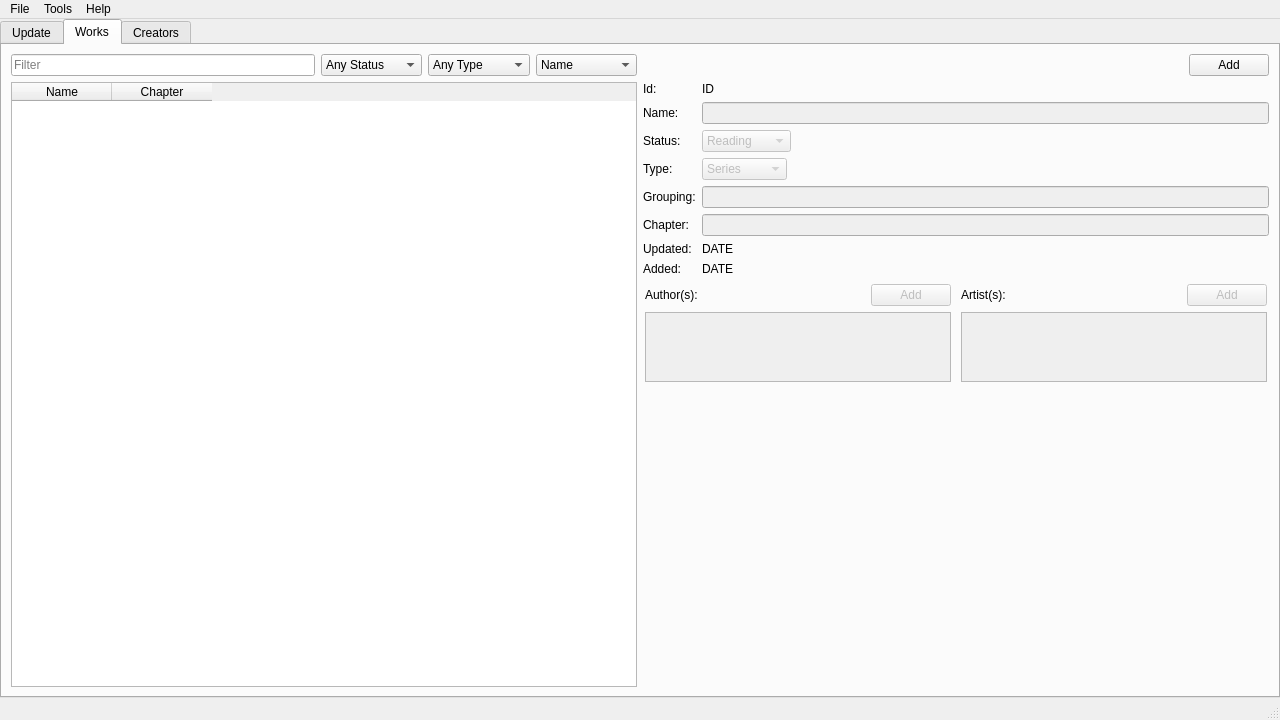
<?xml version="1.0" encoding="UTF-8"?>
<ui version="4.0">
 <class>MainWindow</class>
 <widget class="QMainWindow" name="MainWindow">
  <property name="geometry">
   <rect>
    <x>0</x>
    <y>0</y>
    <width>1280</width>
    <height>720</height>
   </rect>
  </property>
  <property name="minimumSize">
   <size>
    <width>640</width>
    <height>480</height>
   </size>
  </property>
  <property name="windowTitle">
   <string>Tracker</string>
  </property>
  <property name="windowIcon">
   <iconset resource="../../../resources/resources.qrc">
    <normaloff>:/general/icon.ico</normaloff>:/general/icon.ico</iconset>
  </property>
  <widget class="QWidget" name="centralwidget">
   <layout class="QVBoxLayout" name="verticalLayout_4">
    <property name="spacing">
     <number>0</number>
    </property>
    <property name="leftMargin">
     <number>0</number>
    </property>
    <property name="topMargin">
     <number>0</number>
    </property>
    <property name="rightMargin">
     <number>0</number>
    </property>
    <property name="bottomMargin">
     <number>0</number>
    </property>
    <item>
     <widget class="QTabWidget" name="tabWidget">
      <property name="currentIndex">
       <number>1</number>
      </property>
      <widget class="QWidget" name="updateTab">
       <attribute name="title">
        <string>Update</string>
       </attribute>
       <layout class="QVBoxLayout" name="verticalLayout">
        <property name="spacing">
         <number>5</number>
        </property>
        <property name="leftMargin">
         <number>5</number>
        </property>
        <property name="topMargin">
         <number>5</number>
        </property>
        <property name="rightMargin">
         <number>5</number>
        </property>
        <property name="bottomMargin">
         <number>5</number>
        </property>
        <item>
         <widget class="QLineEdit" name="updateSearchLineEdit">
          <property name="minimumSize">
           <size>
            <width>0</width>
            <height>30</height>
           </size>
          </property>
          <property name="font">
           <font>
            <family>Consolas</family>
            <pointsize>11</pointsize>
            <kerning>true</kerning>
           </font>
          </property>
          <property name="placeholderText">
           <string>Search</string>
          </property>
          <property name="clearButtonEnabled">
           <bool>true</bool>
          </property>
         </widget>
        </item>
        <item>
         <widget class="QScrollArea" name="updateScrollArea">
          <property name="frameShape">
           <enum>QFrame::NoFrame</enum>
          </property>
          <property name="frameShadow">
           <enum>QFrame::Plain</enum>
          </property>
          <property name="lineWidth">
           <number>0</number>
          </property>
          <property name="verticalScrollBarPolicy">
           <enum>Qt::ScrollBarAsNeeded</enum>
          </property>
          <property name="horizontalScrollBarPolicy">
           <enum>Qt::ScrollBarAlwaysOff</enum>
          </property>
          <property name="widgetResizable">
           <bool>true</bool>
          </property>
          <property name="alignment">
           <set>Qt::AlignCenter</set>
          </property>
          <widget class="QWidget" name="updateContentsWidget">
           <property name="geometry">
            <rect>
             <x>0</x>
             <y>0</y>
             <width>1266</width>
             <height>587</height>
            </rect>
           </property>
           <layout class="QVBoxLayout" name="verticalLayout_2">
            <property name="spacing">
             <number>15</number>
            </property>
            <property name="leftMargin">
             <number>7</number>
            </property>
            <property name="topMargin">
             <number>7</number>
            </property>
            <property name="rightMargin">
             <number>7</number>
            </property>
            <property name="bottomMargin">
             <number>7</number>
            </property>
           </layout>
          </widget>
         </widget>
        </item>
       </layout>
      </widget>
      <widget class="QWidget" name="worksTab">
       <attribute name="title">
        <string>Works</string>
       </attribute>
       <layout class="QHBoxLayout" name="horizontalLayout_2" stretch="1,1">
        <item>
         <layout class="QVBoxLayout" name="verticalLayout_1">
          <item>
           <layout class="QHBoxLayout" name="horizontalLayout" stretch="3,1,1,1">
            <item>
             <widget class="QLineEdit" name="worksFilterLineEdit">
              <property name="enabled">
               <bool>true</bool>
              </property>
              <property name="placeholderText">
               <string>Filter</string>
              </property>
             </widget>
            </item>
            <item>
             <widget class="QComboBox" name="worksFilterStatusComboBox">
              <property name="currentIndex">
               <number>0</number>
              </property>
              <item>
               <property name="text">
                <string>Any Status</string>
               </property>
              </item>
              <item>
               <property name="text">
                <string>Reading</string>
               </property>
              </item>
              <item>
               <property name="text">
                <string>Completed</string>
               </property>
              </item>
             </widget>
            </item>
            <item>
             <widget class="QComboBox" name="worksFilterTypeComboBox">
              <item>
               <property name="text">
                <string>Any Type</string>
               </property>
              </item>
              <item>
               <property name="text">
                <string>Series</string>
               </property>
              </item>
              <item>
               <property name="text">
                <string>One Shot</string>
               </property>
              </item>
              <item>
               <property name="text">
                <string>Anthology</string>
               </property>
              </item>
             </widget>
            </item>
            <item>
             <widget class="QComboBox" name="worksFilterByComboBox">
              <property name="currentIndex">
               <number>0</number>
              </property>
              <item>
               <property name="text">
                <string>Name</string>
               </property>
              </item>
              <item>
               <property name="text">
                <string>Chapter</string>
               </property>
              </item>
              <item>
               <property name="text">
                <string>Creator</string>
               </property>
              </item>
              <item>
               <property name="text">
                <string>Grouping</string>
               </property>
              </item>
             </widget>
            </item>
           </layout>
          </item>
          <item>
           <widget class="QTableWidget" name="worksTableWidget">
            <property name="contextMenuPolicy">
             <enum>Qt::CustomContextMenu</enum>
            </property>
            <property name="editTriggers">
             <set>QAbstractItemView::NoEditTriggers</set>
            </property>
            <property name="alternatingRowColors">
             <bool>true</bool>
            </property>
            <property name="selectionMode">
             <enum>QAbstractItemView::SingleSelection</enum>
            </property>
            <property name="showGrid">
             <bool>false</bool>
            </property>
            <property name="gridStyle">
             <enum>Qt::NoPen</enum>
            </property>
            <property name="cornerButtonEnabled">
             <bool>false</bool>
            </property>
            <attribute name="verticalHeaderVisible">
             <bool>false</bool>
            </attribute>
            <attribute name="verticalHeaderHighlightSections">
             <bool>false</bool>
            </attribute>
            <column>
             <property name="text">
              <string>Name</string>
             </property>
            </column>
            <column>
             <property name="text">
              <string>Chapter</string>
             </property>
            </column>
           </widget>
          </item>
         </layout>
        </item>
        <item>
         <layout class="QVBoxLayout" name="verticalLayout_3">
          <item>
           <layout class="QHBoxLayout" name="horizontalLayout_3">
            <item>
             <spacer name="horizontalSpacer">
              <property name="orientation">
               <enum>Qt::Horizontal</enum>
              </property>
              <property name="sizeHint" stdset="0">
               <size>
                <width>40</width>
                <height>20</height>
               </size>
              </property>
             </spacer>
            </item>
            <item>
             <widget class="QPushButton" name="worksAddButton">
              <property name="sizePolicy">
               <sizepolicy hsizetype="Maximum" vsizetype="Fixed">
                <horstretch>0</horstretch>
                <verstretch>0</verstretch>
               </sizepolicy>
              </property>
              <property name="text">
               <string>Add</string>
              </property>
             </widget>
            </item>
           </layout>
          </item>
          <item>
           <layout class="QFormLayout" name="formLayout">
            <item row="0" column="0">
             <widget class="QLabel" name="label_15">
              <property name="text">
               <string>Id:</string>
              </property>
             </widget>
            </item>
            <item row="1" column="0">
             <widget class="QLabel" name="label_17">
              <property name="text">
               <string>Name:</string>
              </property>
             </widget>
            </item>
            <item row="1" column="1">
             <widget class="QLineEdit" name="worksNameLineEdit">
              <property name="enabled">
               <bool>false</bool>
              </property>
              <property name="sizePolicy">
               <sizepolicy hsizetype="Expanding" vsizetype="Fixed">
                <horstretch>0</horstretch>
                <verstretch>0</verstretch>
               </sizepolicy>
              </property>
             </widget>
            </item>
            <item row="2" column="0">
             <widget class="QLabel" name="label_18">
              <property name="text">
               <string>Status:</string>
              </property>
             </widget>
            </item>
            <item row="2" column="1">
             <widget class="QComboBox" name="worksStatusComboBox">
              <property name="enabled">
               <bool>false</bool>
              </property>
              <property name="sizePolicy">
               <sizepolicy hsizetype="Maximum" vsizetype="Fixed">
                <horstretch>0</horstretch>
                <verstretch>0</verstretch>
               </sizepolicy>
              </property>
              <item>
               <property name="text">
                <string>Reading</string>
               </property>
              </item>
              <item>
               <property name="text">
                <string>Completed</string>
               </property>
              </item>
             </widget>
            </item>
            <item row="3" column="0">
             <widget class="QLabel" name="label_19">
              <property name="text">
               <string>Type:</string>
              </property>
             </widget>
            </item>
            <item row="3" column="1">
             <widget class="QComboBox" name="worksTypeComboBox">
              <property name="enabled">
               <bool>false</bool>
              </property>
              <property name="sizePolicy">
               <sizepolicy hsizetype="Maximum" vsizetype="Fixed">
                <horstretch>0</horstretch>
                <verstretch>0</verstretch>
               </sizepolicy>
              </property>
              <item>
               <property name="text">
                <string>Series</string>
               </property>
              </item>
              <item>
               <property name="text">
                <string>One Shot</string>
               </property>
              </item>
              <item>
               <property name="text">
                <string>Anthology</string>
               </property>
              </item>
             </widget>
            </item>
            <item row="4" column="0">
             <widget class="QLabel" name="label_20">
              <property name="text">
               <string>Grouping:</string>
              </property>
             </widget>
            </item>
            <item row="4" column="1">
             <widget class="QLineEdit" name="worksGroupingLineEdit">
              <property name="enabled">
               <bool>false</bool>
              </property>
             </widget>
            </item>
            <item row="5" column="0">
             <widget class="QLabel" name="label_21">
              <property name="text">
               <string>Chapter:</string>
              </property>
             </widget>
            </item>
            <item row="5" column="1">
             <widget class="QLineEdit" name="worksChapterLineEdit">
              <property name="enabled">
               <bool>false</bool>
              </property>
             </widget>
            </item>
            <item row="6" column="0">
             <widget class="QLabel" name="label_22">
              <property name="text">
               <string>Updated:</string>
              </property>
             </widget>
            </item>
            <item row="6" column="1">
             <widget class="QLabel" name="worksUpdatedLabel">
              <property name="sizePolicy">
               <sizepolicy hsizetype="Preferred" vsizetype="Fixed">
                <horstretch>0</horstretch>
                <verstretch>0</verstretch>
               </sizepolicy>
              </property>
              <property name="text">
               <string>DATE</string>
              </property>
              <property name="textInteractionFlags">
               <set>Qt::LinksAccessibleByMouse|Qt::TextSelectableByMouse</set>
              </property>
             </widget>
            </item>
            <item row="7" column="0">
             <widget class="QLabel" name="label_24">
              <property name="text">
               <string>Added:</string>
              </property>
             </widget>
            </item>
            <item row="7" column="1">
             <widget class="QLabel" name="worksAddedLabel">
              <property name="sizePolicy">
               <sizepolicy hsizetype="Preferred" vsizetype="Fixed">
                <horstretch>0</horstretch>
                <verstretch>0</verstretch>
               </sizepolicy>
              </property>
              <property name="text">
               <string>DATE</string>
              </property>
              <property name="textInteractionFlags">
               <set>Qt::LinksAccessibleByMouse|Qt::TextSelectableByMouse</set>
              </property>
             </widget>
            </item>
            <item row="0" column="1">
             <widget class="QLabel" name="worksIdLabel">
              <property name="sizePolicy">
               <sizepolicy hsizetype="Preferred" vsizetype="Fixed">
                <horstretch>0</horstretch>
                <verstretch>0</verstretch>
               </sizepolicy>
              </property>
              <property name="text">
               <string>ID</string>
              </property>
              <property name="textInteractionFlags">
               <set>Qt::LinksAccessibleByMouse|Qt::TextSelectableByMouse</set>
              </property>
             </widget>
            </item>
           </layout>
          </item>
          <item>
           <layout class="QHBoxLayout" name="horizontalLayout_10" stretch="1,1">
            <item>
             <layout class="QVBoxLayout" name="verticalLayout_9">
              <property name="leftMargin">
               <number>2</number>
              </property>
              <property name="topMargin">
               <number>2</number>
              </property>
              <property name="rightMargin">
               <number>2</number>
              </property>
              <property name="bottomMargin">
               <number>2</number>
              </property>
              <item>
               <layout class="QHBoxLayout" name="horizontalLayout_14" stretch="3,1">
                <item>
                 <widget class="QLabel" name="label_10">
                  <property name="sizePolicy">
                   <sizepolicy hsizetype="Preferred" vsizetype="Minimum">
                    <horstretch>0</horstretch>
                    <verstretch>0</verstretch>
                   </sizepolicy>
                  </property>
                  <property name="text">
                   <string>Author(s):</string>
                  </property>
                 </widget>
                </item>
                <item>
                 <widget class="QPushButton" name="worksAuthorAddButton">
                  <property name="enabled">
                   <bool>false</bool>
                  </property>
                  <property name="sizePolicy">
                   <sizepolicy hsizetype="Minimum" vsizetype="Fixed">
                    <horstretch>0</horstretch>
                    <verstretch>0</verstretch>
                   </sizepolicy>
                  </property>
                  <property name="text">
                   <string>Add</string>
                  </property>
                 </widget>
                </item>
               </layout>
              </item>
              <item>
               <widget class="QListWidget" name="worksAuthorListWidget">
                <property name="enabled">
                 <bool>false</bool>
                </property>
                <property name="sizePolicy">
                 <sizepolicy hsizetype="Preferred" vsizetype="Preferred">
                  <horstretch>0</horstretch>
                  <verstretch>0</verstretch>
                 </sizepolicy>
                </property>
                <property name="contextMenuPolicy">
                 <enum>Qt::CustomContextMenu</enum>
                </property>
                <property name="frameShadow">
                 <enum>QFrame::Plain</enum>
                </property>
                <property name="lineWidth">
                 <number>2</number>
                </property>
                <property name="editTriggers">
                 <set>QAbstractItemView::DoubleClicked</set>
                </property>
                <property name="showDropIndicator" stdset="0">
                 <bool>false</bool>
                </property>
                <property name="alternatingRowColors">
                 <bool>true</bool>
                </property>
               </widget>
              </item>
              <item>
               <spacer name="verticalSpacer">
                <property name="orientation">
                 <enum>Qt::Vertical</enum>
                </property>
                <property name="sizeType">
                 <enum>QSizePolicy::Expanding</enum>
                </property>
                <property name="sizeHint" stdset="0">
                 <size>
                  <width>20</width>
                  <height>16777215</height>
                 </size>
                </property>
               </spacer>
              </item>
             </layout>
            </item>
            <item>
             <layout class="QVBoxLayout" name="verticalLayout_8">
              <property name="leftMargin">
               <number>2</number>
              </property>
              <property name="topMargin">
               <number>2</number>
              </property>
              <property name="rightMargin">
               <number>2</number>
              </property>
              <property name="bottomMargin">
               <number>2</number>
              </property>
              <item>
               <layout class="QHBoxLayout" name="horizontalLayout_15" stretch="3,1">
                <item>
                 <widget class="QLabel" name="label_11">
                  <property name="sizePolicy">
                   <sizepolicy hsizetype="Preferred" vsizetype="Minimum">
                    <horstretch>0</horstretch>
                    <verstretch>0</verstretch>
                   </sizepolicy>
                  </property>
                  <property name="text">
                   <string>Artist(s):</string>
                  </property>
                 </widget>
                </item>
                <item>
                 <widget class="QPushButton" name="worksArtistAddButton">
                  <property name="enabled">
                   <bool>false</bool>
                  </property>
                  <property name="text">
                   <string>Add</string>
                  </property>
                 </widget>
                </item>
               </layout>
              </item>
              <item>
               <widget class="QListWidget" name="worksArtistListWidget">
                <property name="enabled">
                 <bool>false</bool>
                </property>
                <property name="sizePolicy">
                 <sizepolicy hsizetype="Preferred" vsizetype="Preferred">
                  <horstretch>0</horstretch>
                  <verstretch>0</verstretch>
                 </sizepolicy>
                </property>
                <property name="contextMenuPolicy">
                 <enum>Qt::CustomContextMenu</enum>
                </property>
                <property name="frameShadow">
                 <enum>QFrame::Plain</enum>
                </property>
                <property name="lineWidth">
                 <number>2</number>
                </property>
                <property name="editTriggers">
                 <set>QAbstractItemView::DoubleClicked</set>
                </property>
                <property name="showDropIndicator" stdset="0">
                 <bool>false</bool>
                </property>
                <property name="alternatingRowColors">
                 <bool>true</bool>
                </property>
               </widget>
              </item>
              <item>
               <spacer name="verticalSpacer_2">
                <property name="orientation">
                 <enum>Qt::Vertical</enum>
                </property>
                <property name="sizeType">
                 <enum>QSizePolicy::Expanding</enum>
                </property>
                <property name="sizeHint" stdset="0">
                 <size>
                  <width>20</width>
                  <height>16777215</height>
                 </size>
                </property>
               </spacer>
              </item>
             </layout>
            </item>
           </layout>
          </item>
         </layout>
        </item>
       </layout>
      </widget>
      <widget class="QWidget" name="creatorsTab">
       <attribute name="title">
        <string>Creators</string>
       </attribute>
       <layout class="QHBoxLayout" name="horizontalLayout_5" stretch="1,1">
        <item>
         <layout class="QVBoxLayout" name="verticalLayout_5">
          <item>
           <widget class="QLineEdit" name="creatorsFilterLineEdit">
            <property name="placeholderText">
             <string>Filter</string>
            </property>
           </widget>
          </item>
          <item>
           <widget class="QListWidget" name="creatorsListWidget">
            <property name="contextMenuPolicy">
             <enum>Qt::CustomContextMenu</enum>
            </property>
            <property name="frameShadow">
             <enum>QFrame::Plain</enum>
            </property>
            <property name="lineWidth">
             <number>2</number>
            </property>
            <property name="alternatingRowColors">
             <bool>true</bool>
            </property>
           </widget>
          </item>
         </layout>
        </item>
        <item>
         <layout class="QVBoxLayout" name="verticalLayout_6">
          <item>
           <layout class="QHBoxLayout" name="horizontalLayout_4">
            <item>
             <spacer name="horizontalSpacer_2">
              <property name="orientation">
               <enum>Qt::Horizontal</enum>
              </property>
              <property name="sizeHint" stdset="0">
               <size>
                <width>40</width>
                <height>20</height>
               </size>
              </property>
             </spacer>
            </item>
            <item>
             <widget class="QPushButton" name="creatorsAddButton">
              <property name="sizePolicy">
               <sizepolicy hsizetype="Maximum" vsizetype="Fixed">
                <horstretch>0</horstretch>
                <verstretch>0</verstretch>
               </sizepolicy>
              </property>
              <property name="text">
               <string>Add</string>
              </property>
             </widget>
            </item>
           </layout>
          </item>
          <item>
           <layout class="QFormLayout" name="formLayout_2">
            <item row="0" column="0">
             <widget class="QLabel" name="label">
              <property name="text">
               <string>Id:</string>
              </property>
             </widget>
            </item>
            <item row="0" column="1">
             <widget class="QLabel" name="creatorsIdLabel">
              <property name="text">
               <string>ID</string>
              </property>
             </widget>
            </item>
            <item row="1" column="0">
             <widget class="QLabel" name="label_3">
              <property name="text">
               <string>Name:</string>
              </property>
             </widget>
            </item>
            <item row="1" column="1">
             <widget class="QLineEdit" name="creatorsNameLineEdit">
              <property name="enabled">
               <bool>false</bool>
              </property>
             </widget>
            </item>
           </layout>
          </item>
          <item>
           <widget class="QLabel" name="label_4">
            <property name="text">
             <string>Works:</string>
            </property>
           </widget>
          </item>
          <item>
           <widget class="QListWidget" name="creatorsWorksListWidget">
            <property name="enabled">
             <bool>false</bool>
            </property>
            <property name="frameShadow">
             <enum>QFrame::Plain</enum>
            </property>
            <property name="lineWidth">
             <number>2</number>
            </property>
            <property name="alternatingRowColors">
             <bool>true</bool>
            </property>
           </widget>
          </item>
         </layout>
        </item>
       </layout>
      </widget>
     </widget>
    </item>
   </layout>
  </widget>
  <widget class="QMenuBar" name="menubar">
   <property name="geometry">
    <rect>
     <x>0</x>
     <y>0</y>
     <width>1280</width>
     <height>25</height>
    </rect>
   </property>
   <widget class="QMenu" name="menuFile">
    <property name="title">
     <string>File</string>
    </property>
    <addaction name="actionNew"/>
    <addaction name="actionOpen"/>
    <addaction name="separator"/>
    <addaction name="actionClose"/>
    <addaction name="separator"/>
    <addaction name="actionExit"/>
   </widget>
   <widget class="QMenu" name="menuHelp">
    <property name="title">
     <string>Help</string>
    </property>
    <addaction name="actionHelp"/>
    <addaction name="separator"/>
    <addaction name="actionAbout"/>
   </widget>
   <widget class="QMenu" name="menuTools">
    <property name="title">
     <string>Tools</string>
    </property>
    <addaction name="actionSettings"/>
   </widget>
   <addaction name="menuFile"/>
   <addaction name="menuTools"/>
   <addaction name="menuHelp"/>
  </widget>
  <widget class="QStatusBar" name="statusBar"/>
  <action name="actionNew">
   <property name="text">
    <string>New</string>
   </property>
  </action>
  <action name="actionOpen">
   <property name="text">
    <string>Open</string>
   </property>
  </action>
  <action name="actionClose">
   <property name="text">
    <string>Close</string>
   </property>
  </action>
  <action name="actionExit">
   <property name="text">
    <string>Exit</string>
   </property>
  </action>
  <action name="actionSettings">
   <property name="text">
    <string>Settings</string>
   </property>
  </action>
  <action name="actionHelp">
   <property name="text">
    <string>Help</string>
   </property>
  </action>
  <action name="actionAbout">
   <property name="text">
    <string>About</string>
   </property>
  </action>
 </widget>
 <tabstops>
  <tabstop>updateSearchLineEdit</tabstop>
 </tabstops>
 <resources>
  <include location="../../../resources/resources.qrc"/>
 </resources>
 <connections/>
</ui>
